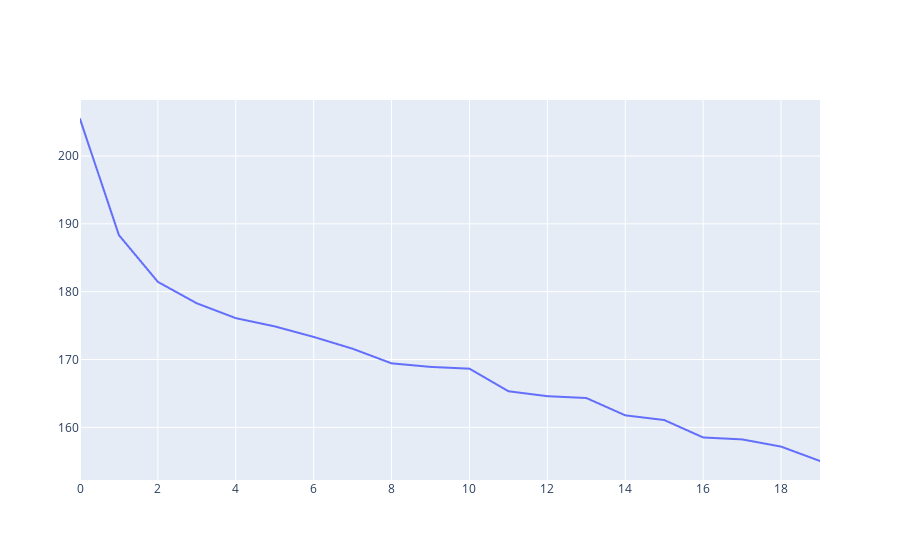
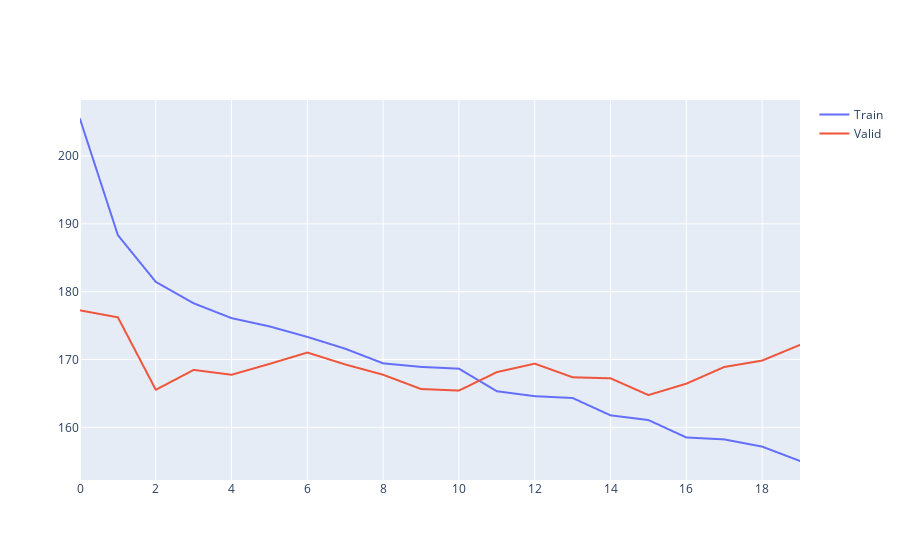
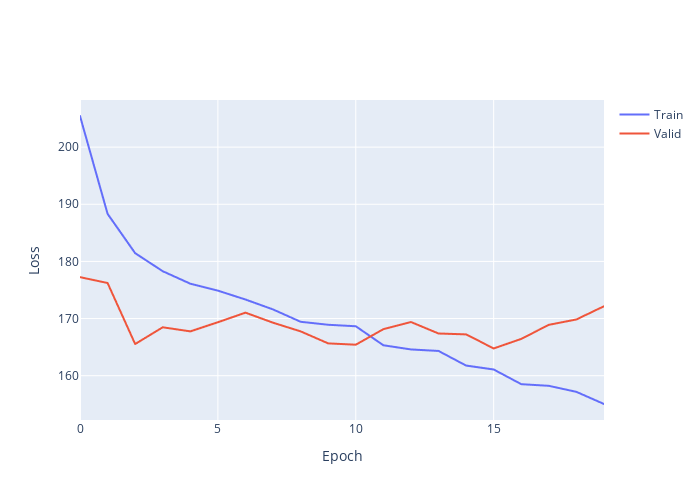
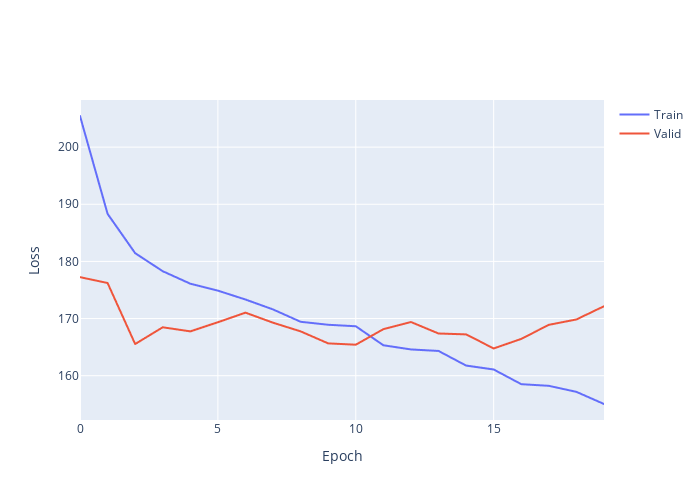

Write notebook code for charts like these, in order.
### Code cell
model = Sequential()
model.add(Dense(64, input_shape=(len(X_train.columns), ), activation='relu', name='dense_1'))
model.add(Dropout(0.5))
model.add(Dense(128, activation='relu', name='dense_2'))
model.add(Dense(256, activation='relu', name='dense_3'))
model.add(Dropout(0.5))
model.add(Dense(512, activation='relu', name='dense_4'))
model.add(Dense(256, activation='relu', name='dense_5'))
model.add(Dense(128, activation='relu', name='dense_6'))
model.add(Dense(64, activation='relu', name='dense_7'))
model.add(Dense(1, activation='linear', name='dense_output'))
model.compile(optimizer='adam', loss='mse', metrics=['mae'])
model.summary()

history = model.fit(X_train, y_train, epochs=20, validation_split=0.05)

fig = go.Figure()
fig.add_trace(go.Scattergl(y=history.history['loss'],
                    name='Train'))
fig.add_trace(go.Scattergl(y=history.history['val_loss'],
                    name='Valid'))
fig.update_layout(height=500, width=700,
                  xaxis_title='Epoch',
                  yaxis_title='Loss')
fig.show()


prediction = model.predict(X_test)
y_test_prediction = y_test.copy()
y_test_prediction['prediction'] = prediction
y_test_prediction['correct'] = np.where(((y_test_prediction.prediction * y_test_prediction.points_difference) > 0), True, False)
sum(y_test_prediction['correct'])
len(y_test_prediction.index)
mse_nn, mae_nn = model.evaluate(X_test, y_test)
print('Mean squared error on test data: ', mse_nn)
print('Mean absolute error on test data: ', mae_nn)


model = Sequential()
model.add(Dense(64, input_shape=(len(X_train.columns), ), activation='relu', name='dense_1'))
model.add(Dropout(0.5))
model.add(Dense(128, activation='relu', name='dense_2'))
model.add(Dense(256, activation='relu', name='dense_3'))
model.add(Dropout(0.5))
model.add(Dense(512, activation='relu', name='dense_4'))
model.add(Dense(256, activation='relu', name='dense_5'))
model.add(Dense(128, activation='relu', name='dense_6'))
model.add(Dense(64, activation='relu', name='dense_7'))
model.add(Dense(1, activation='linear', name='dense_output'))
model.compile(optimizer='adam', loss='mse', metrics=['mae'])

model.summary()
history = model.fit(X_train, y_train, epochs=7, validation_split=0.05)
prediction = model.predict(X_test)
y_test_prediction = y_test.copy()
y_test_prediction['prediction'] = prediction
y_test_prediction['correct'] = np.where(((y_test_prediction.prediction * y_test_prediction.points_difference) > 0), True, False)
#sum(y_test_prediction['correct'])
#len(y_test_prediction.index)
mse_nn, mae_nn = model.evaluate(X_test, y_test)
#print('Mean squared error on test data: ', mse_nn)
#print('Mean absolute error on test data: ', mae_nn)
y_test_prediction.to_csv(MODELS_LOCATION + "/data/predictions_team_FE_cluster.csv")
X_test.to_csv(MODELS_LOCATION + "/data/predictions_team_FE_X_test_cluster.csv")

### Figure 1 — Plotly figure (JSON) as saved in the notebook; plotly's stock layout.template omitted (floating-point values rounded to 4 significant figures)
{"data": [{"name": "Train", "type": "scattergl", "y": [205.4, 188.3, 181.4, 178.3, 176.1, 174.9, 173.3, 171.6, 169.4, 168.9, 168.7, 165.3, 164.6, 164.3, 161.8, 161.1, 158.5, 158.2, 157.2, 155.0]}], "layout": {"autosize": true, "xaxis": {"autorange": true, "range": [0, 19]}, "yaxis": {"autorange": true, "range": [152.2, 208.2], "type": "linear"}}}

### Figure 2 — Plotly figure (JSON) as saved in the notebook; plotly's stock layout.template omitted (floating-point values rounded to 4 significant figures)
{"data": [{"name": "Train", "type": "scattergl", "y": [205.4, 188.3, 181.4, 178.3, 176.1, 174.9, 173.3, 171.6, 169.4, 168.9, 168.7, 165.3, 164.6, 164.3, 161.8, 161.1, 158.5, 158.2, 157.2, 155.0]}, {"name": "Valid", "type": "scattergl", "y": [177.2, 176.2, 165.5, 168.5, 167.8, 169.4, 171.0, 169.3, 167.8, 165.7, 165.4, 168.1, 169.4, 167.4, 167.2, 164.8, 166.4, 168.9, 169.8, 172.2]}], "layout": {"autosize": true, "xaxis": {"autorange": true, "range": [0, 19]}, "yaxis": {"autorange": true, "range": [152.2, 208.2], "type": "linear"}}}

### Figure 3 — Plotly figure (JSON) as saved in the notebook; plotly's stock layout.template omitted (floating-point values rounded to 4 significant figures)
{"data": [{"name": "Train", "type": "scattergl", "y": [205.4, 188.3, 181.4, 178.3, 176.1, 174.9, 173.3, 171.6, 169.4, 168.9, 168.7, 165.3, 164.6, 164.3, 161.8, 161.1, 158.5, 158.2, 157.2, 155.0]}, {"name": "Valid", "type": "scattergl", "y": [177.2, 176.2, 165.5, 168.5, 167.8, 169.4, 171.0, 169.3, 167.8, 165.7, 165.4, 168.1, 169.4, 167.4, 167.2, 164.8, 166.4, 168.9, 169.8, 172.2]}], "layout": {"height": 500, "width": 700, "xaxis": {"autorange": true, "range": [0, 19], "title": {"text": "Epoch"}}, "yaxis": {"autorange": true, "range": [152.2, 208.2], "title": {"text": "Loss"}, "type": "linear"}}}

### Figure 4 — Plotly figure (JSON) as saved in the notebook; plotly's stock layout.template omitted (floating-point values rounded to 4 significant figures)
{"data": [{"name": "Train", "type": "scattergl", "y": [205.4, 188.3, 181.4, 178.3, 176.1, 174.9, 173.3, 171.6, 169.4, 168.9, 168.7, 165.3, 164.6, 164.3, 161.8, 161.1, 158.5, 158.2, 157.2, 155.0]}, {"name": "Valid", "type": "scattergl", "y": [177.2, 176.2, 165.5, 168.5, 167.8, 169.4, 171.0, 169.3, 167.8, 165.7, 165.4, 168.1, 169.4, 167.4, 167.2, 164.8, 166.4, 168.9, 169.8, 172.2]}], "layout": {"height": 500, "width": 700, "xaxis": {"autorange": true, "range": [0, 19], "title": {"text": "Epoch"}}, "yaxis": {"autorange": true, "range": [152.2, 208.2], "title": {"text": "Loss"}, "type": "linear"}}}
